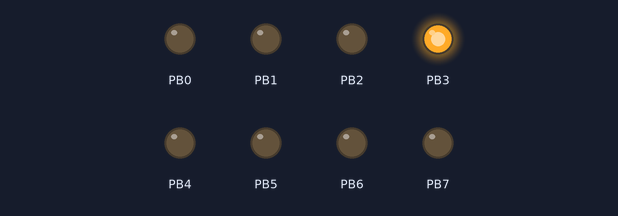
This program was run on a simulated ATmega128, built with avr-gcc and emulated at 8 MHz. On the bench: output pins drawn as LEDs (lit = HIGH).

Above: at 0.07 s.
At 0.67 s:
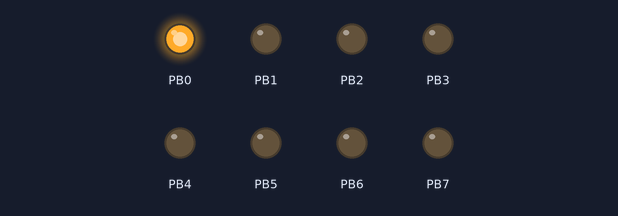
At 1.12 s:
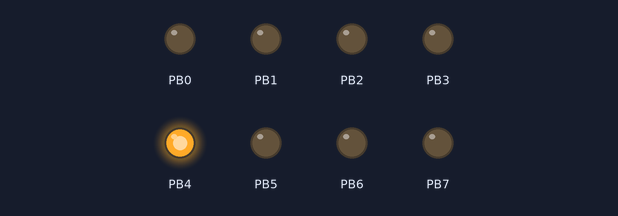
At 1.42 s:
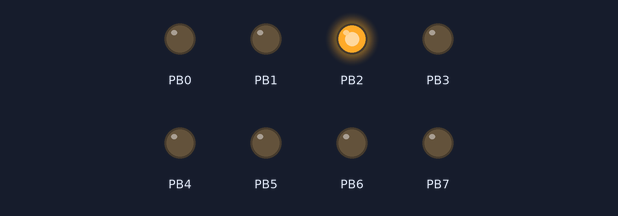
At 2.02 s:
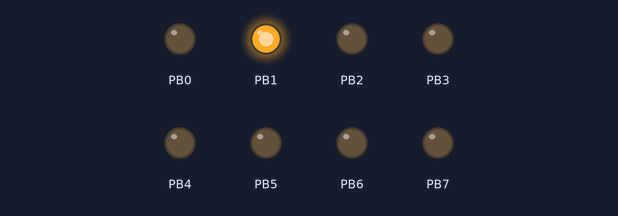
At 2.77 s:
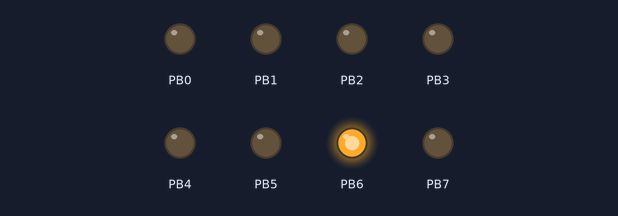
Timing chart, 0 to 3.1 s (numbered marks = the images above):
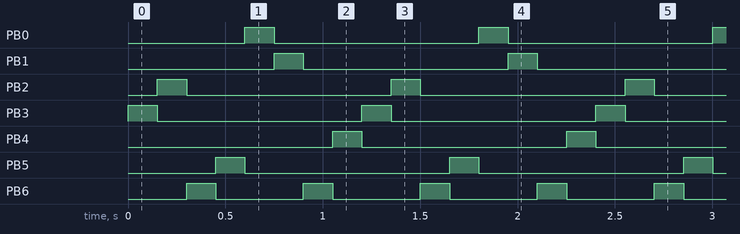

Measured:
- by itself, PB0–5: alternates HIGH for 0.15 s and LOW for 1.1 s
- by itself, PB6: alternates HIGH for 0.15 s and LOW for 0.45 s
- by itself, everything shown: repeats every 1.2 s, in 8 steps

The program:

main.c
```c
#define F_CPU 8e6
#include <avr/io.h>
#include <util/delay.h>

#define BIT(x) (1 << (x))

const unsigned int Numbers[8] = {
	0x08,
	0x04,
	0x40,
	0x20,
	0x01,
	0x02,
	0x40,
	0x10,
};


void wait(int ms) {
	for (int i = 0; i < ms; i++) {
		_delay_ms(1); // library function (max 30 ms at 8MHz)
	}
}

void display(int digit) {
		PORTB = Numbers[digit];
		wait(150);
}

int main(void) {
	DDRB = 0xFF;

	while (1) {
		for(int i = 0; i < 8; i++){
			display(i);
		}
	}

	return 1;
}
```
